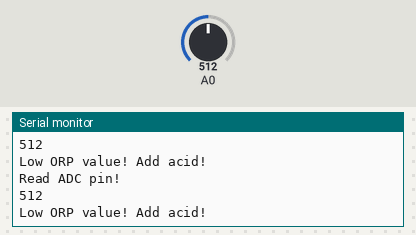
This sketch was run on a simulated Arduino Uno, built with avr-gcc and run on an emulated ATmega328P. Shown: the last lines printed to the serial monitor. The inputs (shaded band) are chosen by the test bench; at power-on: A0 = 512.

Above: at 10.8 s.
10.9 s: A0 set to 631
At 20.7 s:
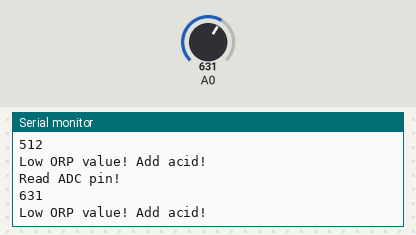
20.9 s: A0 set to 666
At 31.2 s:
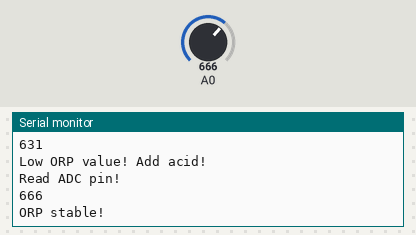
31.5 s: A0 set to 741
At 41.2 s:
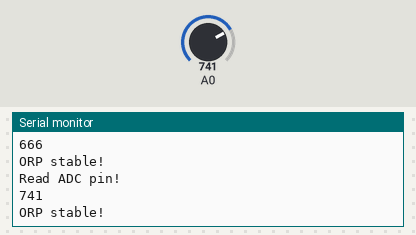
41.5 s: A0 set to 765
At 51.3 s:
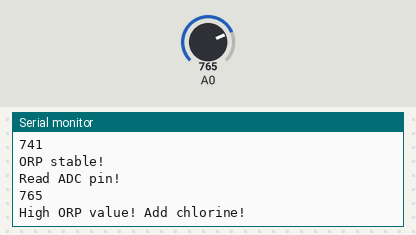
Timing chart, 0 to 52.5 s (numbered marks = the images above; inputs shaded):
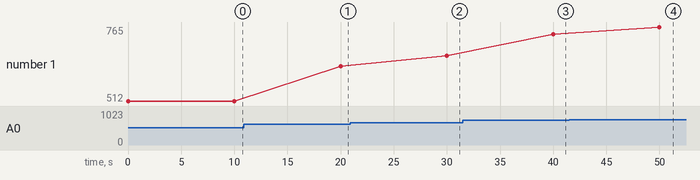

The sketch:

ORP.ino
```cpp
void setup() {
  // put your setup code here, to run once:


}

void loop() {
  // put your main code here, to run repeatedly:
  Serial.begin(115200);
  Serial.println("Read ADC pin!");
  int ORPsensorValue = analogRead(A0);
  Serial.println(ORPsensorValue);


  if(ORPsensorValue < 650)
  {
    Serial.println("Low ORP value! Add acid!");
  }
  else
  {
    if(ORPsensorValue > 750)
    {
      Serial.println("High ORP value! Add chlorine!");
    }
    else
    {
      Serial.println("ORP stable!");
    }
  }
  delay(10000);
}
```

Measured:
- the behaviour switches between 649 and 650 on A0 (found by bisection; images 1 and 2)
- the behaviour switches between 750 and 751 on A0 (found by bisection; images 3 and 4)
- after the input at 10.9 s, the serial monitor: prints a new line after 9.1 s (image 1)
- after the input at 20.9 s, the serial monitor: prints a new line after 9.1 s (image 2)
- after the input at 31.5 s, the serial monitor: prints a new line after 8.5 s (image 3)
- after the input at 41.5 s, the serial monitor: prints a new line after 8.5 s (image 4)
- plotted number 1: 512 → 631 after the input at 10.9 s, 631 → 666 after the input at 20.9 s, 666 → 741 after the input at 31.5 s, 741 → 765 after the input at 41.5 s
